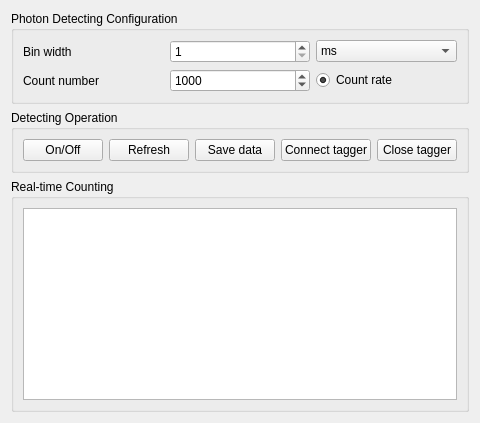
       <widget class="QWidget" name="tabPhotonCount">
        <attribute name="title">
         <string>Photon Count</string>
        </attribute>
        <layout class="QGridLayout" name="gridLayout_13">
         <item row="0" column="0">
          <widget class="QGroupBox" name="groupBoxPhotonCountCongiuration">
           <property name="title">
            <string>Photon Detecting Configuration</string>
           </property>
           <layout class="QGridLayout" name="gridLayout_3">
            <item row="0" column="0">
             <widget class="QLabel" name="labelBinWidth">
              <property name="text">
               <string>Bin width</string>
              </property>
             </widget>
            </item>
            <item row="0" column="2">
             <widget class="QComboBox" name="comboBoxBinwidthUnit">
              <property name="currentIndex">
               <number>1</number>
              </property>
              <item>
               <property name="text">
                <string>s</string>
               </property>
              </item>
              <item>
               <property name="text">
                <string>ms</string>
               </property>
              </item>
              <item>
               <property name="text">
                <string>us</string>
               </property>
              </item>
              <item>
               <property name="text">
                <string>ns</string>
               </property>
              </item>
              <item>
               <property name="text">
                <string>ps</string>
               </property>
              </item>
             </widget>
            </item>
            <item row="1" column="0">
             <widget class="QLabel" name="labelCountNumber">
              <property name="text">
               <string>Count number</string>
              </property>
             </widget>
            </item>
            <item row="0" column="1">
             <widget class="QSpinBox" name="spinBoxBinwidth">
              <property name="minimum">
               <number>1</number>
              </property>
              <property name="maximum">
               <number>1000</number>
              </property>
             </widget>
            </item>
            <item row="1" column="1">
             <widget class="QSpinBox" name="spinBoxCountNumber">
              <property name="minimum">
               <number>1</number>
              </property>
              <property name="maximum">
               <number>5000</number>
              </property>
              <property name="value">
               <number>1000</number>
              </property>
             </widget>
            </item>
            <item row="1" column="2">
             <widget class="QRadioButton" name="radioButtonPhotonCountRate">
              <property name="text">
               <string>Count rate</string>
              </property>
              <property name="checked">
               <bool>true</bool>
              </property>
             </widget>
            </item>
           </layout>
          </widget>
         </item>
         <item row="2" column="0">
          <widget class="QGroupBox" name="groupBoxPhotonCountVisualization">
           <property name="title">
            <string>Real-time Counting</string>
           </property>
           <layout class="QGridLayout" name="gridLayout_10">
            <item row="0" column="0">
             <widget class="QtCharts::QChartView" name="chartviewPhotonCount"/>
            </item>
           </layout>
          </widget>
         </item>
         <item row="1" column="0">
          <widget class="QGroupBox" name="groupBoxPhotonCountOperation">
           <property name="title">
            <string>Detecting Operation</string>
           </property>
           <layout class="QHBoxLayout" name="horizontalLayout">
            <item>
             <widget class="QPushButton" name="pushButtonPhotonCountOnOff">
              <property name="text">
               <string>On/Off</string>
              </property>
              <property name="checkable">
               <bool>true</bool>
              </property>
              <property name="checked">
               <bool>false</bool>
              </property>
             </widget>
            </item>
            <item>
             <widget class="QPushButton" name="pushButtonPhotonCountRefresh">
              <property name="text">
               <string>Refresh</string>
              </property>
             </widget>
            </item>
            <item>
             <widget class="QPushButton" name="pushButtonPhotonCountSaveData">
              <property name="text">
               <string>Save data</string>
              </property>
             </widget>
            </item>
            <item>
             <widget class="QPushButton" name="pushButtonTaggerConnect">
              <property name="text">
               <string>Connect tagger</string>
              </property>
             </widget>
            </item>
            <item>
             <widget class="QPushButton" name="pushButtonTaggerClose">
              <property name="text">
               <string>Close tagger</string>
              </property>
             </widget>
            </item>
           </layout>
          </widget>
         </item>
        </layout>
       </widget>
